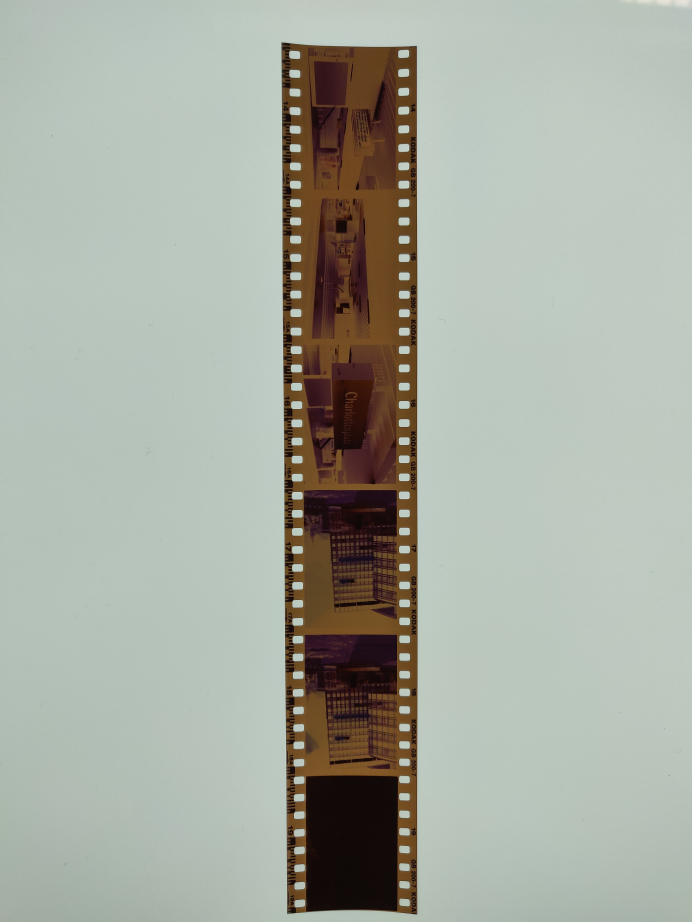
#> input picture Images/35mmColor.jpg, 3456 x 4608 px (shown at 1/5 size)
$ python -i img_process.py   (imports and definitions only)
#> lines starting #> are read from the running program, lines starting #| are printed output that depends on the picture; after the words box and inside, x2 and y2 are one past the last pixel; in counts of white or black regions, pixels touching at a corner belong together
#> further down, picture is the input picture: shape (4608, 3456, 3); mean B, G, R 161.6, 172.3, 166.9
PATH_PROCESSED_IMG = "ProcessedImages/"

import cv2
import numpy as np
import datetime

class ImgProcess():
    def __init__(self):
        pass

    #------------------------------------------------------------------------------------------------------
    def process(self, image):
        if image is None or not isinstance(image, np.ndarray):
            raise ValueError("Invalid input image. Please provide a valid NumPy array.")

        crp_img = self.cutStrip(image)
        single_imgs = self.cutSingleImgs(crp_img)
        #self.saveImg(crp_img)
        exit()

    #------------------------------------------------------------------------------------------------------
    def cutStrip(self, image):
        """Cuts a rectangular strip from the input image based on corner detection.

        Args:
            image (numpy.ndarray): The input image.

        Returns:
            numpy.ndarray: The cropped image strip.

        Notes:
            The method performs the following steps:
            1. Convert the image to grayscale.
            2. Apply Gaussian Blur to the grayscale image.
            3. Define a kernel for morphological operations.
            4. Apply threshold based on Otsu's method.
            5. Close holes and remove blind spots in the thresholded image.
            6. Detect corners with the goodFeaturesToTrack function.
            7. Calculate the dimensions of the rectangle formed by the detected corners.
            8. Perform perspective transformation to obtain a rectangular cropped image.

        Raises:
            ValueError: If the input image is not provided or is not a valid NumPy array.
        """
        if image is None or not isinstance(image, np.ndarray):
            raise ValueError("Invalid input image. Please provide a valid NumPy array.")

        # Convert the image to grayscale
        gray_image = cv2.cvtColor(image, cv2.COLOR_BGR2GRAY)
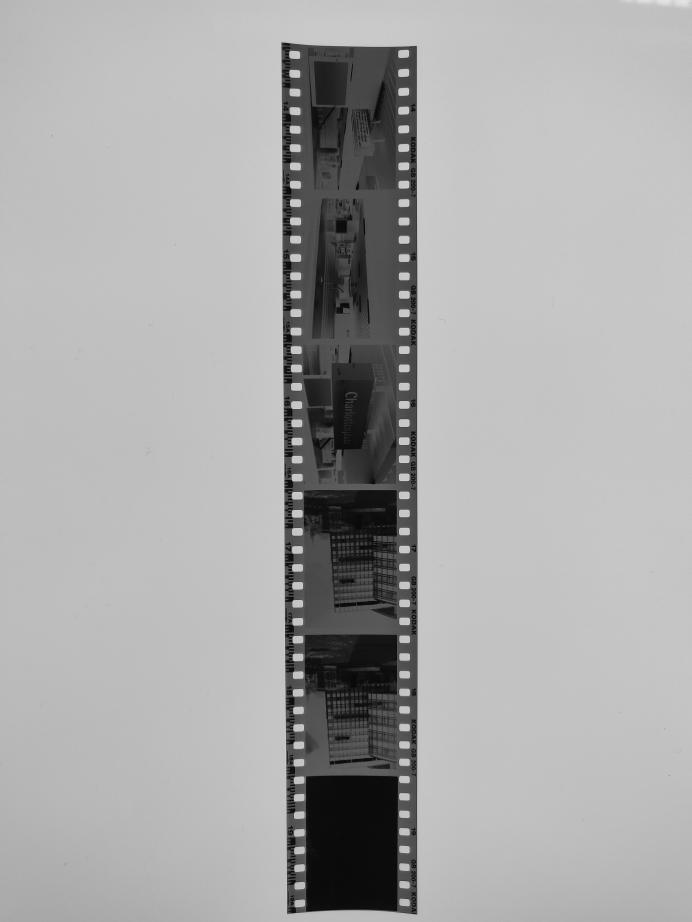
#> gray_image: shape (4608, 3456) (shown at 1/5 size); min 1, max 234, mean 169.4

        # Apply a Gaussian Blur
        blur = cv2.GaussianBlur(gray_image, (7, 7), 1)

        # Define Kernel Size
        kernel = np.ones((35, 35), np.uint8)

        # Apply threshold based on Otsu
        _, thresh_otsu = cv2.threshold(blur, 0, 255, cv2.THRESH_OTSU)
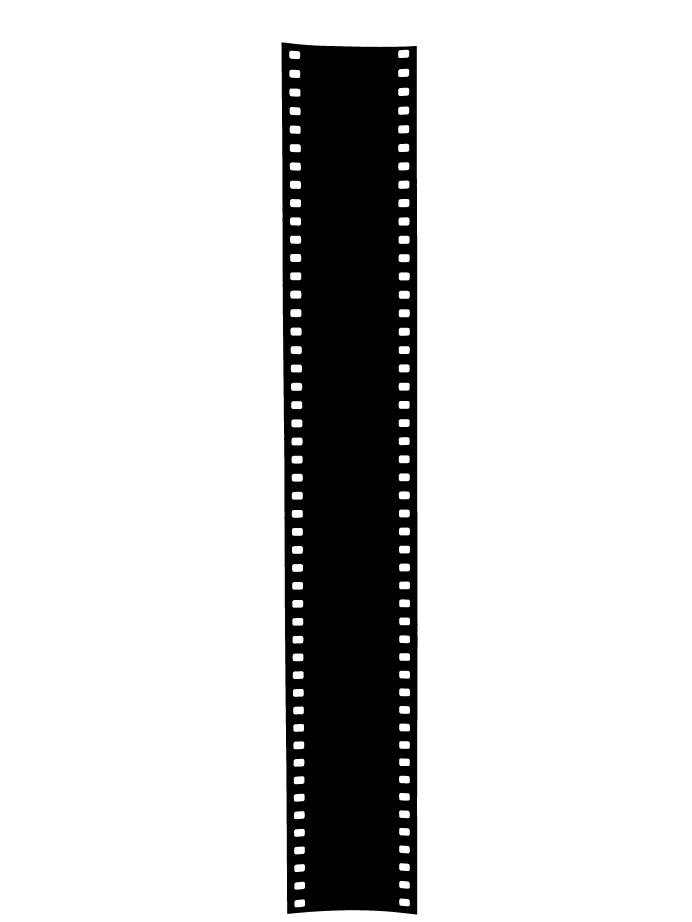
#> thresh_otsu: shape (4608, 3456) (shown at 1/5 size); 83.2% white; 1 black region, box (x1, y1, x2, y2) and area: (1407, 212, 2088, 4573) 2683282
        # Close von Holes, delete blind Spots
        closed_image_otsu = cv2.morphologyEx(thresh_otsu, cv2.MORPH_CLOSE, kernel)
#> closed_image_otsu: shape (4608, 3456); 83.2% white; 1 black region, box (x1, y1, x2, y2) and area: (1408, 215, 2088, 4569) 2677963
        edges_otsu = cv2.Canny(closed_image_otsu, 30, 150)
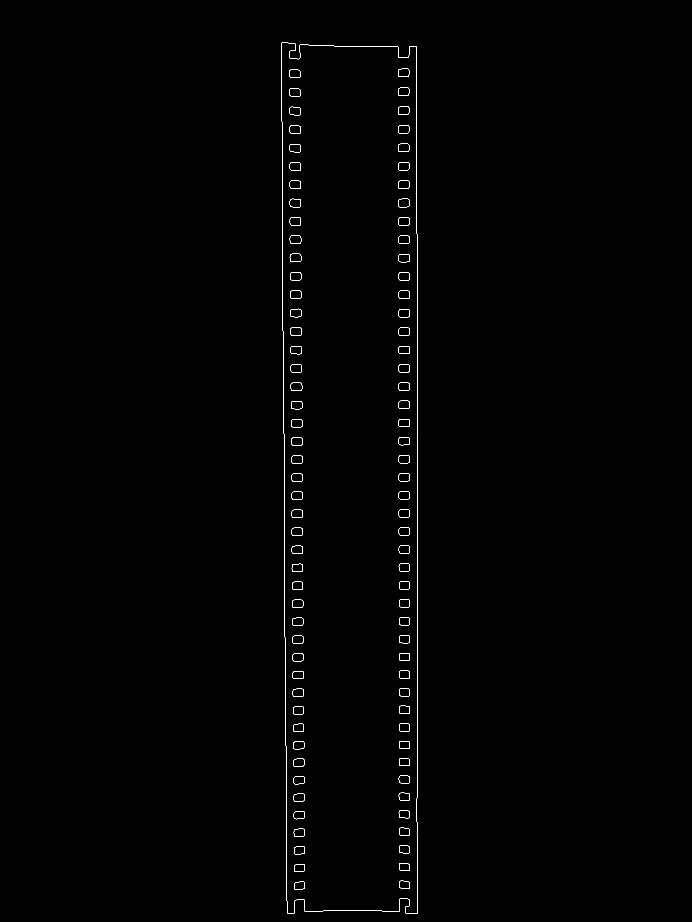
#> edges_otsu: shape (4608, 3456) (shown at 1/5 size); 0.17% white in thin lines or dots, all inside (x1, y1, x2, y2) = (1407, 214, 2088, 4569)

        # detect corners with the goodFeaturesToTrack function.
        corners = cv2.goodFeaturesToTrack(closed_image_otsu, 4, 0.5, 10)
#> corners = [[2085, 4568], [2029, 4566], [1472, 4565], [1436, 4565]]
        corners = np.int0(corners)

        pt_A = corners[0][0]
#> pt_A = [2085, 4568]
        pt_B = corners[1][0]
#> pt_B = [2029, 4566]
        pt_C = corners[2][0]
#> pt_C = [1472, 4565]
        pt_D = corners[3][0]
#> pt_D = [1436, 4565]

        width_AD = np.sqrt(((pt_A[0] - pt_D[0]) ** 2) + ((pt_A[1] - pt_D[1]) ** 2))
#> width_AD = 649
        width_BC = np.sqrt(((pt_B[0] - pt_C[0]) ** 2) + ((pt_B[1] - pt_C[1]) ** 2))
#> width_BC = 557
        max_width = max(int(width_AD), int(width_BC))
#> max_width = 649

        height_AB = np.sqrt(((pt_A[0] - pt_B[0]) ** 2) + ((pt_A[1] - pt_B[1]) ** 2))
#> height_AB = 56.04
        height_CD = np.sqrt(((pt_C[0] - pt_D[0]) ** 2) + ((pt_C[1] - pt_D[1]) ** 2))
#> height_CD = 36
        max_height = max(int(height_AB), int(height_CD))
#> max_height = 56

        input_pts = np.float32([pt_A, pt_B, pt_C, pt_D])
#> input_pts has the same summary as corners
        output_pts = np.float32([[0, 0],
                                 [0, max_height - 1],
                                 [max_width - 1, max_height - 1],
                                 [max_width - 1, 0]])
#> output_pts = [[0, 0], [0, 55], [648, 55], [648, 0]]
        M = cv2.getPerspectiveTransform(input_pts, output_pts)
#> M = [[2.55e-05, -0.000715, 3.21], [-3.18e-05, 0.00689, -31.39], [3.94e-08, -0.000219, 1]]

        croped_image = cv2.warpPerspective(image, M, (max_width, max_height), flags=cv2.INTER_LINEAR)
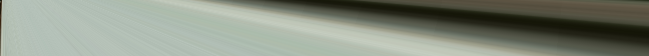
#> croped_image: shape (56, 649, 3); mean B, G, R 127.4, 140.5, 133.5

        return croped_image

    #------------------------------------------------------------------------------------------------------
    def cutSingleImgs(self, img):
        """Cut and save individual images separated by vertical lines.

        Args:
            img (numpy.ndarray): The input image.

        Returns:
            None

        Raises:
            ValueError: If the input image is not provided or is not a valid NumPy array.
        """
        # Check if the image was successfully loaded
        if img is None or not isinstance(img, np.ndarray):
            raise ValueError("Invalid input image. Please provide a valid NumPy array.")

        # Create a copy of the input image
        negative = img.copy()

        # Calculate column sums
        column_sums = np.sum(negative, axis=0)
#> column_sums = 649 rows, first 8: [2568, 3530, 4072], [7292, 8149, 8234], [10017, 10843, 10404], [9723, 10468, 9766], [9922, 10632, 9914], [9739, 10409, 9761], [9925, 10579, 9894], [9975, 10619, 9931]

        # Find split points (columns with pixel sum below a threshold)
        split_points = np.where(column_sums > 12500)[0]
#> split_points = empty array

        # Draw separation lines in the original image
        for split_point in split_points:
            cv2.line(negative, (split_point, 0), (split_point, negative.shape[0]), (0, 255, 0), 3)  # Draw separation lines (Color: 255)
#> this loop made 0 passes

        # Cut and save images between separation lines
        for i in range(len(split_points) - 1):
            start_row = split_points[i]
            end_row = split_points[i + 1]

            if end_row - start_row < 10 or end_row is None:
                pass
            else:
                # Crop the image between separation lines
                cropped_image = img[:, start_row:end_row]

                # Save the cropped image (here as PNG, but you can adjust the format)
                self.saveImg(cropped_image, "_" + str(i))

    #------------------------------------------------------------------------------------------------------
    def invertImg(self, img):
        pass

    #------------------------------------------------------------------------------------------------------
    def saveImg(self, img, filename_tag=""):
        """Save an image with a filename containing the current date and time.

        Args:
            img (numpy.ndarray): The image to be saved.
            filename_tag (str): Tag to be added to the filename.

        Returns:
            None

        Raises:
            IOError: If the image cannot be successfully saved.
        """
        current_date = datetime.datetime.now().strftime("%Y-%m-%d_%H-%M-%S")
        filename = PATH_PROCESSED_IMG + f"{current_date}_IMG" + filename_tag + ".jpg"

        try:
            cv2.imwrite(filename, img)
        except Exception as e:
            raise IOError(f"Error saving the image to '{filename}': {str(e)}")

    #------------------------------------------------------------------------------------------------------
    def showImg(self, img):
        pass

>>> import cv2
>>> picture = cv2.imread('../Images/35mmColor.jpg')
>>> result = ImgProcess().process(picture)
#> (the program exits here)
